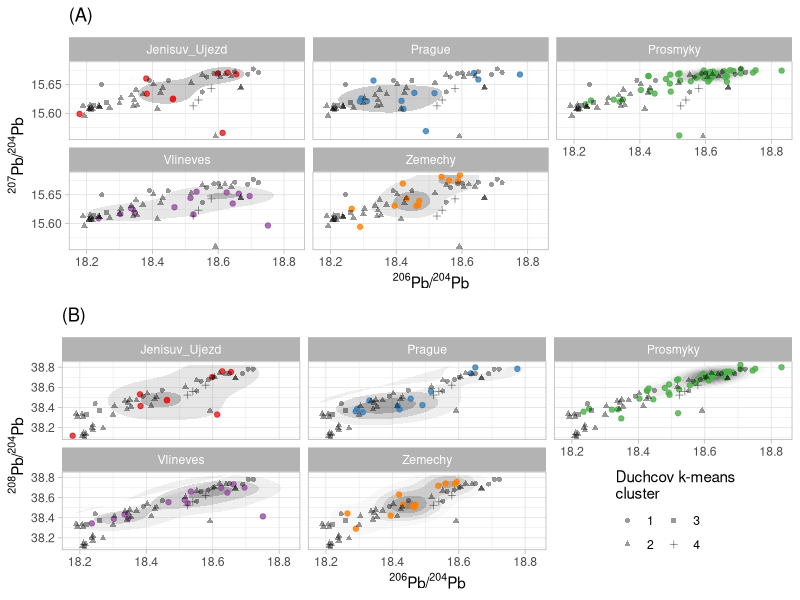

The R script that drew this image:
library(gridExtra)
library(ggforce)
library(tidyverse)
library(cowplot)

duchcov <- read_csv(here::here("data", "duchcov.csv"))

burials <- read_csv(here::here("data", "burial_grounds.csv"))

duchcov$cluster_km <- read_csv(here::here("data", "clusters.csv")) %>%
  mutate(kmeans = factor(kmeans)) %>%
  dplyr::pull()

duchcov <- duchcov %>% mutate(brooch = if_else(str_detect(type_eng, "^brooch_"),
                                               "brooch", "not brooch"),
                              brooch = factor(brooch, levels = c("brooch", "not brooch")))

burials <- burials %>% mutate(brooch = if_else(str_detect(type_eng, "brooch_"),
                                               "brooch", "not brooch"),
                              brooch = factor(brooch, levels = c("brooch", "not brooch")))

# Figure 9: KDE of data from different burials overlaid with Duchcov hoard (K-means clusters highlighted).

# lab_A <- expression(paste("(A) Isospace "^206, "Pb/", ""^204, "Pb to ", ""^207, "Pb/", ""^204, "Pb"))
# lab_B <- expression(paste("(B) Isospace "^206, "Pb/", ""^204, "Pb to ", ""^208, "Pb/", ""^204, "Pb"))
# lab_C <- expression(paste("(C) Isospace "^207, "Pb/", ""^206, "Pb to ", ""^208, "Pb/", ""^206, "Pb"))
lab_A <- expression(paste("(A)"))
lab_B <- expression(paste("(B)"))
lab_C <- expression(paste("(C)"))

lab_206_207 <- labs(x = expression(paste(""^206, "Pb/", ""^204, "Pb")),
                    y = expression(paste(""^207, "Pb/", ""^204, "Pb")), title = lab_A)
lab_206_208 <- labs(x = expression(paste(""^206, "Pb/", ""^204, "Pb")),
                    y = expression(paste(""^208, "Pb/", ""^204, "Pb")), title = lab_B)
lab_207_208 <- labs(x = expression(paste(""^207, "Pb/", ""^206, "Pb")),
                    y = expression(paste(""^208, "Pb/", ""^206, "Pb")), title = lab_C)

g_bur_206_207 <- ggplot(burials, aes(Pb206_204, Pb207_204)) +
  labs(color = "Burials", shape = "Duchcov k-means\ncluster") +
  lab_206_207 +
  theme_light() +
  theme(legend.position = "none") +
  guides(shape = guide_legend(ncol=2), color = guide_legend(ncol = 2))

g_bur_206_208 <- ggplot(burials, aes(Pb206_204, Pb208_204)) +
  labs(color = "Burials", shape = "Duchcov k-means\ncluster") +
  lab_206_208 +
  theme_light() +
  theme(legend.position = c(0.84, 0.2)) +
  guides(shape = guide_legend(ncol=2), color = guide_legend(ncol = 2))

# g_bur_207_208 <- ggplot(burials, aes(Pb207_206, Pb208_206)) +
#   labs(color = "Burials", shape = "Duchcov k-means\ncluster") +
#   lab_207_208 +
#   theme_light() +
#   theme(legend.position = c(0.84, 0.2)) +
#   guides(shape = guide_legend(ncol=2), color = guide_legend(ncol = 2))

f9A <- g_bur_206_207 +
  stat_density2d(aes(fill = stat(nlevel)), geom = "polygon", alpha = 0.2, show.legend = FALSE) +
  scale_fill_gradient(low = "white", high = "black") +
  scale_color_brewer(palette = "Set1") +
  geom_point(aes(color = site), alpha = 0.8, show.legend = FALSE) +
  geom_point(data = duchcov, aes(shape = cluster_km), size = 1.4, alpha = 0.4) +
  facet_wrap(~site)

f9B <- g_bur_206_208 +
  stat_density2d(aes(fill = stat(nlevel)), geom = "polygon", alpha = 0.2, show.legend = FALSE) +
  scale_fill_gradient(low = "white", high = "black") +
  scale_color_brewer(palette = "Set1") +
  geom_point(aes(color = site), alpha = 0.8, show.legend = FALSE) +
  geom_point(data = duchcov, aes(shape = cluster_km), size = 1.4, alpha = 0.4) +
  facet_wrap(~site)

# f9C <- g_bur_207_208 +
#   stat_density2d(aes(fill = stat(nlevel)), geom = "polygon", alpha = 0.2, show.legend = FALSE) +
#   scale_fill_gradient(low = "white", high = "black") +
#   scale_color_brewer(palette = "Set1") +
#   geom_point(aes(color = site), alpha = 0.8, show.legend = FALSE) +
#   geom_point(data = duchcov, aes(shape = cluster_km), size = 1.4, alpha = 0.4) +
#   facet_wrap(~site)

# pdf("./plots/final/fig9.pdf", width = 7, height = 14)
# f9 <- grid.arrange(f9A, f9B, f9C, nrow = 3)
f9 <- grid.arrange(f9A, f9B, nrow = 2)
# dev.off()

# ggsave(here::here("plots", "FIG9.pdf"), plot = f9, device = "pdf", width = 190, height = 140, units = "mm", scale = 1)
ggsave(here::here("plots", "FIG9.pdf"), plot = f9, device = "pdf", width = 190, height = 240, units = "mm", scale = 1)
